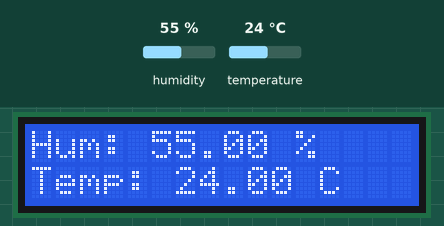
The sketch below on a simulated ESP8266 (NodeMCU). Shown: 16×2 character LCD. The inputs (shaded band) are chosen by the test bench; at power-on: humidity 55 %, temperature 24 °C.

Above: at 1.2 s.
1.3 s: humidity set to 22 %
At 2.6 s:
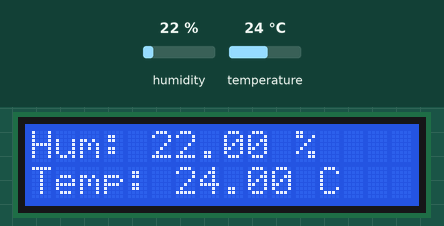
4.2 s: temperature set to 12 °C
At 5.5 s:
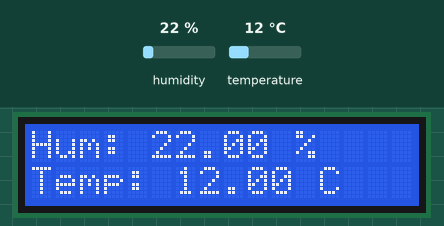
7.1 s: humidity set to 40 %
At 9.0 s:
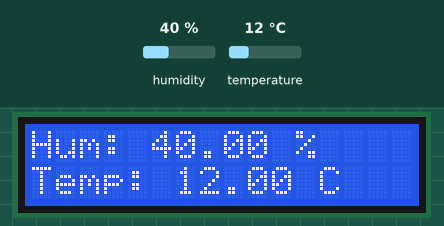
10.1 s: temperature set to 19 °C
At 12.0 s:
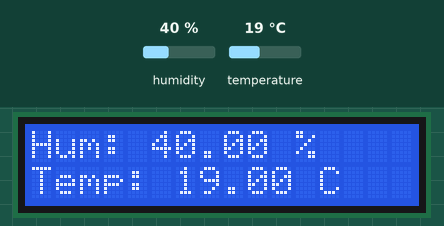
Timing chart, 0 to 13.5 s (numbered marks = the images above; inputs shaded):
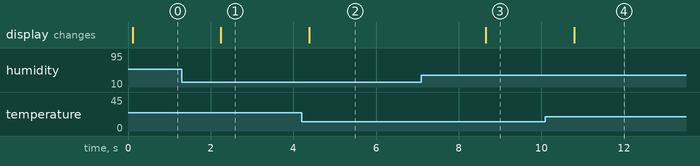

Measured:
- after the input at 1.3 s, the display: changes after 0.95 s (image 1)
- after the input at 4.2 s, the display: changes after 0.18 s (image 2)
- after the input at 7.1 s, the display: changes after 1.6 s (image 3)
- after the input at 10.1 s, the display: changes after 0.69 s (image 4)

The sketch:

LED_Temp.ino
```cpp
#include <Wire.h>
#include <LiquidCrystal_I2C.h>
#include <Adafruit_Sensor.h>
#include <DHT.h>

LiquidCrystal_I2C lcd(0x27 , 16,2);

float temperature;
float humidity;
DHT dht14(D4,DHT11);

void setup() {
  lcd.begin();
  dht14.begin();
  temperature = 0;
  humidity = 0;

}

void loop() {
  humidity = (dht14.readHumidity());
  temperature = (dht14.readTemperature());
  lcd.setCursor(0,0);
  lcd.print("Hum: " + String(humidity) + " %");
  lcd.setCursor(0, 1);
  lcd.print("Temp: " + String(temperature) + " C");
  delay(100);
}
```
